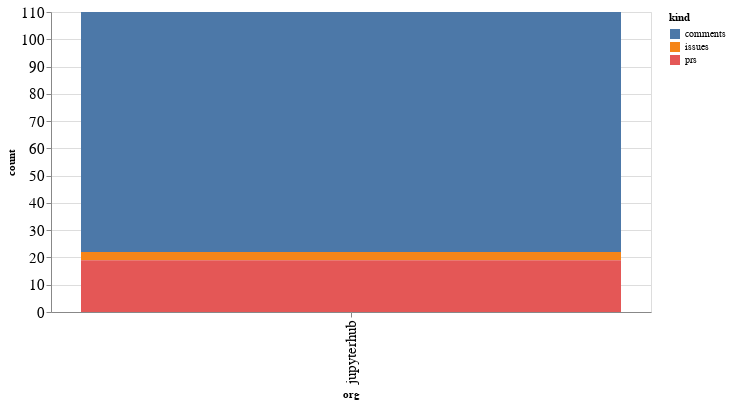

The notebook cell saved with this chart:
### Code cell
alt.Chart(org_summaries, width=600).mark_bar().encode(
    x='org',
    y='count',
    color='kind',
    tooltip="org"
)

### Figure 1 — Vega-Lite specification as saved in the notebook (floating-point values rounded to 4 significant figures)
{"config": {"axisLeft": {"labelFontSize": 15}, "axisBottom": {"labelFontSize": 15}}, "data": {"name": "data-6f121ae1f1bb5f8bd1fbc1cd1a77e26a"}, "mark": "bar", "encoding": {"color": {"type": "nominal", "field": "kind"}, "tooltip": {"type": "nominal", "field": "org"}, "x": {"type": "nominal", "field": "org"}, "y": {"type": "quantitative", "field": "count"}}, "width": 600, "$schema": "https://vega.github.io/schema/vega-lite/v4.8.1.json", "datasets": {"data-6f121ae1f1bb5f8bd1fbc1cd1a77e26a": [{"org": "jupyterhub", "kind": "comments", "count": 88}, {"org": "jupyterhub", "kind": "issues", "count": 3}, {"org": "jupyterhub", "kind": "prs", "count": 19}]}}
